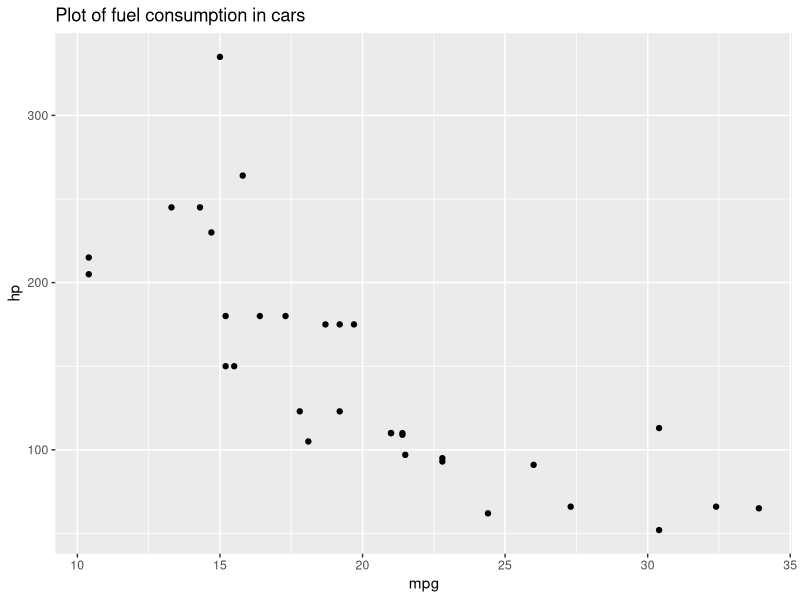

Recreate this plot in R.
## ---- chunk 1
library(ggplot2)
p = ggplot() +
    geom_point(data = mtcars, aes(x = mpg, y = hp)) +
    ggtitle("Plot of fuel consumption in cars")
## ---- chunk 2
print(p)
